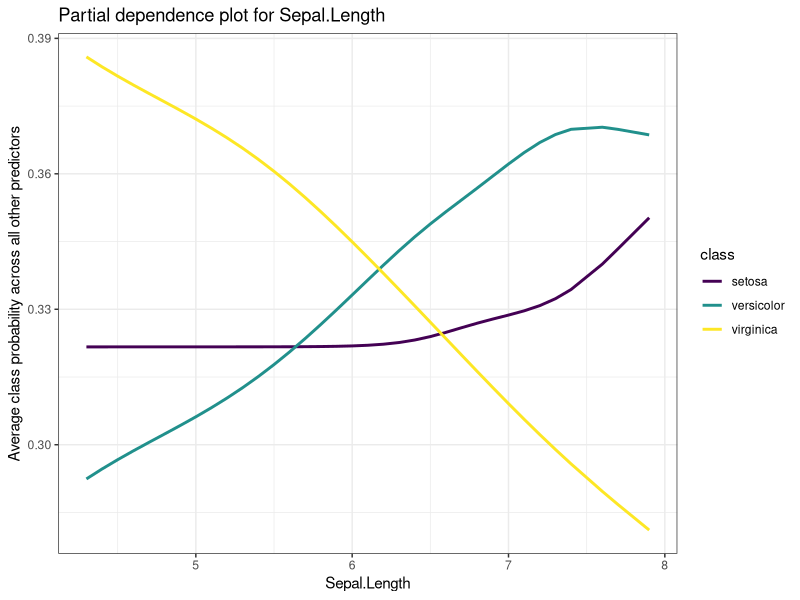
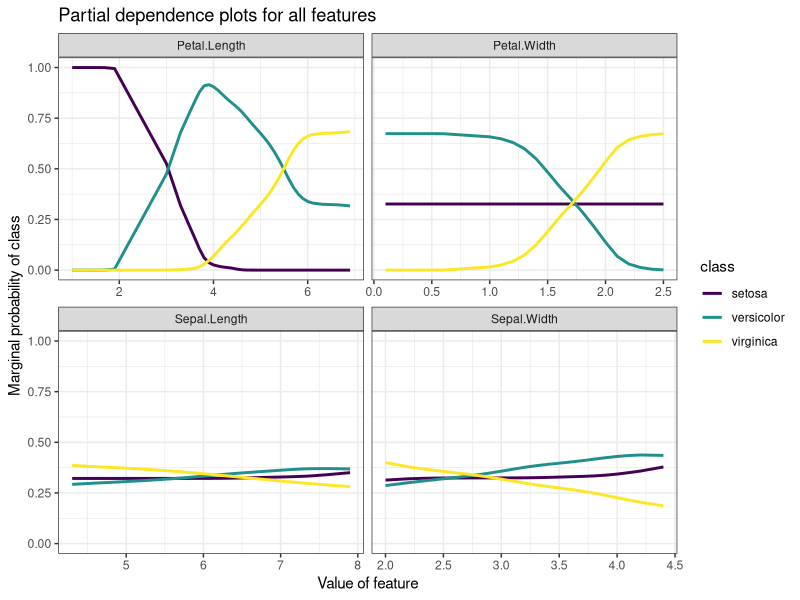

The R source for these figures, in order:
## ---- chunk 1
knitr::opts_chunk$set(echo = FALSE)
## ---- chunk 2
library(tidyverse)

data <- as_tibble(iris)
## ---- chunk 3
library(nnet)

fit <- multinom(Species ~ ., data, trace = FALSE)
fit
## ---- chunk 4
var <- quo(Sepal.Length)
## ---- chunk 5
x_s <- select(data, !!var)   # grid where we want partial dependencies
x_c <- select(data, -!!var)  # other predictors
## ---- chunk 6
# if the training dataset is large, use a subsample of x_c instead
grid <- crossing(x_s, x_c)
## ---- chunk 7
library(broom)

augment.multinom <- function(object, newdata) {
  newdata <- as_tibble(newdata)
  class_probs <- predict(object, newdata, type = "prob")
  bind_cols(newdata, as_tibble(class_probs))
}

au <- augment(fit, grid)
au
## ---- chunk 8
pd <- au %>%
  gather(class, prob, setosa, versicolor, virginica) %>% 
  group_by(class, !!var) %>%
  summarize(marginal_prob = mean(prob))
pd
## ---- chunk 9
pd %>%
  ggplot(aes(!!var, marginal_prob, color = class)) +
  geom_line(size = 1) +
  labs(title = paste("Partial dependence plot for", quo_name(var)),
       y = "Average class probability across all other predictors",
       x = quo_name(var)) +
  theme_bw() +
  scale_color_viridis_d()
## ---- chunk 10
partial_dependence <- function(predictor) {
  
  var <- ensym(predictor)
  x_s <- select(data, !!var)
  x_c <- select(data, -!!var)
  grid <- crossing(x_s, x_c)

  augment(fit, grid) %>% 
    gather(class, prob, setosa, versicolor, virginica) %>% 
    group_by(class, !!var) %>%
    summarize(marginal_prob = mean(prob))
}

all_dependencies <- colnames(iris)[1:4] %>% 
  map_dfr(partial_dependence) %>% 
  gather(feature, feature_value, -class, -marginal_prob) %>% 
  na.omit()
## ---- chunk 11
all_dependencies %>% 
  ggplot(aes(feature_value, marginal_prob, color = class)) +
  geom_line(size = 1) +
  facet_wrap(vars(feature), scales = "free_x") +
  scale_color_viridis_d() +
  labs(title = "Partial dependence plots for all features",
       y = "Marginal probability of class",
       x = "Value of feature") +
  theme_bw()
